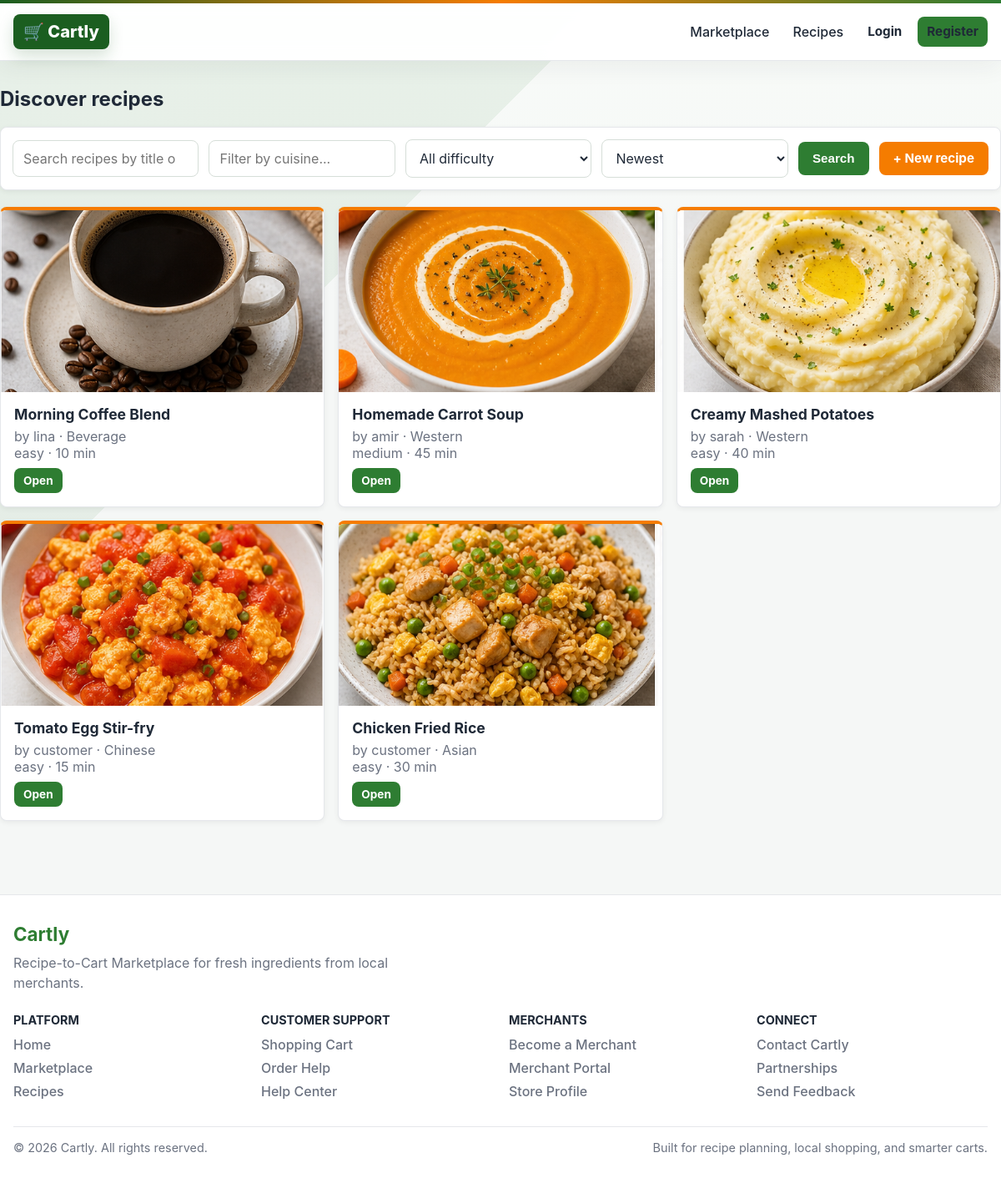
Page /recipes on the committed database.
### tables this page shows
CREATE TABLE recipes (
  recipe_id     INT AUTO_INCREMENT PRIMARY KEY,
  user_id       INT NOT NULL,
  recipe_title  VARCHAR(150) NOT NULL,
  description   TEXT,
  instructions  TEXT,
  base_servings INT NOT NULL DEFAULT 1,
  cuisine_type  VARCHAR(50),
  difficulty    ENUM('easy','medium','hard') NOT NULL DEFAULT 'easy',
  prep_time     INT DEFAULT 0,
  cook_time     INT DEFAULT 0,
  image         VARCHAR(255),
  status        ENUM('active','hidden','removed') NOT NULL DEFAULT 'active',
  created_at    DATETIME DEFAULT CURRENT_TIMESTAMP,
  FOREIGN KEY (user_id) REFERENCES users(user_id) ON DELETE CASCADE
);

CREATE TABLE users (
  user_id    INT AUTO_INCREMENT PRIMARY KEY,
  username   VARCHAR(50) UNIQUE NOT NULL,
  full_name  VARCHAR(100) NOT NULL,
  email      VARCHAR(100) UNIQUE NOT NULL,
  phone      VARCHAR(20),
  password   VARCHAR(255) NOT NULL,
  role       ENUM('customer','merchant','admin') NOT NULL DEFAULT 'customer',
  status     ENUM('active','inactive','deactivated') NOT NULL DEFAULT 'active',
  reset_token_hash VARCHAR(255) NULL,
  reset_token_expires_at DATETIME NULL,
  created_at DATETIME DEFAULT CURRENT_TIMESTAMP
);

### app/helper/Controller.php (called while the page is built, shortened)
<?php
abstract class Controller
{
    protected function view(string $view, array $data = [], ?string $layout = 'layout/customer-layout'): void
    {
        $viewPath = dirname(__DIR__) . '/views/' . $view . '.php';
        extract($data, EXTR_SKIP);
        include $viewPath;
    }
}

### app/controllers/recipe/RecipeController.php (called while the page is built, shortened)
<?php
class RecipeController extends Controller
{
    public function index(): void
    {
        $q = trim((string) $this->input('q', ''));
        $cuisine = trim((string) $this->input('cuisine', ''));
        $difficulty = trim((string) $this->input('difficulty', ''));
        $sort = trim((string) $this->input('sort', 'newest'));
        $page = max(1, (int) $this->input('page', 1));
        $result = (new Recipe())->paginateActive($q, $cuisine, $difficulty, $sort, $page, 12);
        $this->view('recipe/index', [
            'title' => 'Recipes · Cartly',
            'recipes' => $result['rows'],
            'q' => $q,
            'cuisine' => $cuisine,
            'difficulty' => $difficulty,
            'sort' => $sort,
            'page' => $result['page'],
            'pages' => $result['pages'],
            'total' => $result['total'],
        ]);
    }
}

### public/index.php (called while the page is built, shortened)
<?php
require_once BASE_PATH . '/config/database.php';
require_once APP_PATH . '/helper/Router.php';
require_once APP_PATH . '/helper/Controller.php';
require_once APP_PATH . '/helper/Model.php';
$router = new Router();
$method = $_SERVER['REQUEST_METHOD'] ?? 'GET';
$uri = parse_url($_SERVER['REQUEST_URI'] ?? '/', PHP_URL_PATH) ?? '/';
$router->dispatch($method, $uri);

### config/database.php (called while the page is built, shortened)
<?php
if (!defined('DB_HOST')) {
    $env = static function (string $key, string $default = ''): string {
        $value = $_ENV[$key] ?? getenv($key);
        return $value !== false && $value !== '' ? (string) $value : $default;
    };
}
function db(): PDO
{
    static $pdo = null;
    if ($pdo === null) {
        $dsn = sprintf(
            'mysql:host=%s;port=%s;dbname=%s;charset=%s',
            DB_HOST, DB_PORT, DB_NAME, DB_CHARSET
        );
        $options = [
            PDO::ATTR_ERRMODE            => PDO::ERRMODE_EXCEPTION,
            PDO::ATTR_DEFAULT_FETCH_MODE => PDO::FETCH_ASSOC,
            PDO::ATTR_EMULATE_PREPARES   => false,
        ];
        $pdo = new PDO($dsn, DB_USER, DB_PASS, $options);
    }
    return $pdo;
}

### app/helper/Model.php (called while the page is built, shortened)
<?php
abstract class Model
{
    protected function db(): PDO
    {
        return db();
    }
    public function query(string $sql, array $params = []): array
    {
        $stmt = $this->db()->prepare($sql);
        $stmt->execute($params);
        return $stmt->fetchAll();
    }
}

### app/models/Recipe.php (called while the page is built, shortened)
<?php
class Recipe extends Model
{
    public function paginateActive(string $search = '', string $cuisine = '', string $difficulty = '', string $sort = 'newest', int $page = 1, int $perPage = 12): array
    {
        $baseSql = "FROM recipes r
                JOIN users u ON u.user_id = r.user_id
                LEFT JOIN (
                    SELECT recipe_id, AVG(rating) AS review_rating, COUNT(*) AS review_count
                    FROM reviews
                    WHERE status='visible' AND recipe_id IS NOT NULL
                    GROUP BY recipe_id
                ) rv ON rv.recipe_id = r.recipe_id
                WHERE r.status='active'";
        $params = [];
        $orderBy = match ($sort) {
            'oldest' => 'r.created_at ASC, r.recipe_id ASC',
            'title_asc' => 'r.recipe_title ASC, r.recipe_id ASC',
            'title_desc' => 'r.recipe_title DESC, r.recipe_id DESC',
            'prep_asc' => 'r.prep_time ASC, r.recipe_id ASC',
            'prep_desc' => 'r.prep_time DESC, r.recipe_id DESC',
            'review_desc' => 'COALESCE(rv.review_rating, 0) DESC, COALESCE(rv.review_count, 0) DESC, r.recipe_id DESC',
            'review_count_desc' => 'COALESCE(rv.review_count, 0) DESC, COALESCE(rv.review_rating, 0) DESC, r.recipe_id DESC',
            default => 'r.created_at DESC, r.recipe_id DESC',
        };
        $countRows = $this->query("SELECT COUNT(*) AS cnt {$baseSql}", $params);
        $total = (int) ($countRows[0]['cnt'] ?? 0);
        $offset = max(0, ($page - 1) * $perPage);
        $rows = $this->query(
            "SELECT r.*, u.username,
                    COALESCE(rv.review_rating, 0) AS review_rating,
                    COALESCE(rv.review_count, 0) AS review_count
             {$baseSql} ORDER BY {$orderBy} LIMIT {$perPage} OFFSET {$offset}",
            $params
        );
        return [
            'rows' => $rows,
            'total' => $total,
            'page' => $page,
            'per_page' => $perPage,
            'pages' => max(1, (int) ceil($total / $perPage)),
        ];
    }
}

### app/views/recipe/index.php (the view, shortened to what this page needs)
<h2>Discover recipes</h2>
<form class="filters" method="get" action="<?= BASE_URL ?>/recipes" data-search-reset>
  <input class="input" id="recipe-search" type="search" name="q" value="<?= htmlspecialchars($q) ?>" placeholder="Search recipes by title or description..." autocomplete="off" data-search-reset-input>
  <input class="input" id="recipe-cuisine" type="search" name="cuisine" value="<?= htmlspecialchars($cuisine ?? '') ?>" placeholder="Filter by cuisine..." autocomplete="off" data-search-reset-input>
  <select class="input" name="difficulty">
    <option value="">All difficulty</option>
  </select>
  <select class="input" name="sort">
    <?php foreach ([
      'newest' => 'Newest',
      'oldest' => 'Oldest',
      'title_asc' => 'Title: A to Z',
      'title_desc' => 'Title: Z to A',
      'prep_asc' => 'Prep time: Low to High',
      'prep_desc' => 'Prep time: High to Low',
      'review_desc' => 'Reviews: Highest Rated',
      'review_count_desc' => 'Reviews: Most Reviewed',
    ] as $value => $label): ?>
      <option value="<?= htmlspecialchars($value) ?>" <?= ($sort ?? 'newest') === $value ? 'selected' : '' ?>>
        <?= htmlspecialchars($label) ?>
      </option>
    <?php endforeach; ?>
  </select>
  <button class="btn btn-primary" type="submit">Search</button>
  <a class="btn btn-accent" href="<?= BASE_URL ?>/recipes/create">+ New recipe</a>
</form>
<?php if (!$recipes): ?>
  <div class="card text-center text-muted">No recipes match.</div>
<?php else: ?>
  <div class="recipe-grid">
    <?php foreach ($recipes as $r): ?>
      <div class="recipe-card">
        <div class="thumb">
          <?php if (!empty($r['image'])): ?>
            <img src="<?= UPLOAD_URL ?>/<?= htmlspecialchars($r['image']) ?>"
              alt="<?= htmlspecialchars($r['recipe_title']) ?>">
          <?php else: ?>
            <span class="thumb-fallback">Recipe</span>
          <?php endif; ?>
        </div>
        <div class="body">
          <h3><?= htmlspecialchars($r['recipe_title']) ?></h3>
          <div class="text-muted">by <?= htmlspecialchars($r['username']) ?> · <?= htmlspecialchars($r['cuisine_type']) ?>
          </div>
          <div class="text-muted"><?= htmlspecialchars($r['difficulty']) ?> ·
            <?= (int) $r['prep_time'] + (int) $r['cook_time'] ?> min
          </div>
          <a class="btn btn-primary btn-sm mt-1" href="<?= BASE_URL ?>/recipes/<?= (int) $r['recipe_id'] ?>">Open</a>
        </div>
      </div>
    <?php endforeach; ?>
  </div>
<?php endif; ?>

### app/helper/Router.php (shortened to what this page needs)
<?php
class Router
{
    private array $routes = ['GET' => [], 'POST' => []];
    public function get(string $path, $handler, array $middleware = []): void
    {
        $this->routes['GET'][$this->norm($path)] = compact('handler', 'middleware');
    }
    public function post(string $path, $handler, array $middleware = []): void
    {
        $this->routes['POST'][$this->norm($path)] = compact('handler', 'middleware');
    }
    public function dispatch(string $method, string $uri): void
    {
        $uri = $this->norm($uri);
        $method = strtoupper($method);
        $table = $this->routes[$method] ?? [];
        foreach ($table as $pattern => $route) {
            $regex = $this->compile($pattern);
            if (preg_match($regex, $uri, $m)) {
                $params = array_filter($m, 'is_string', ARRAY_FILTER_USE_KEY);
                $this->call($route['handler'], $params);
                return;
            }
        }
    }
    private function call($handler, array $params): void
    {
        if (is_array($handler) && count($handler) === 2) {
            [$class, $method] = $handler;
            $instance = new $class();
            $instance->{$method}(...array_values($params));
            return;
        }
        throw new \RuntimeException('Invalid route handler');
    }
    private function compile(string $pattern): string
    {
        $regex = preg_replace('#\{([a-zA-Z_][a-zA-Z0-9_]*)\}#', '(?P<$1>[^/]+)', $pattern);
        return '#^' . $regex . '$#';
    }
    private function norm(string $path): string
    {
        $path = '/' . trim($path, '/');
        return $path === '/' ? '/' : rtrim($path, '/');
    }
}

### public/assets/css/style.css (style rules this page uses)
:root { --green-primary: #2e7d32; --green-primary-dark: #1b5e20; --orange-accent: #f57c00; --gray-bg: #f5f7f6; --surface: #fff; --surface-soft: #fafdfb; --text: #1f2937; --muted: #6b7280; --border: #e5e7eb; --border-strong: #d6ded8; --danger: #dc2626; --warning: #d97706; --radius: 8px; --shadow: 0 2px 6px rgba(0, 0, 0, 0.06); --shadow-lg: 0 14px 34px rgba(31, 41, 55, 0.1); --shadow-xl: 0 22px 55px rgba(24, 73, 35, 0.16); }
* { box-sizing: border-box; }
html, body { margin: 0; padding: 0; font-family: -apple-system, Segoe UI, Roboto, sans-serif; color: var(--text); background: linear-gradient(135deg, rgba(46, 125, 50, 0.08) 0 28%, transparent 28% 100%), linear-gradient(180deg, #f8fbf8 0, #f5f7f6 360px); }
a { color: var(--green-primary); text-decoration: none; font-weight: 500; }
img { max-width: 100%; display: block; }
h1, h2, h3 { line-height: 1.2; }
h2 { margin: 0 0 18px; }
.btn { display: inline-block; padding: 10px 16px; border-radius: var(--radius); border: 1px solid transparent; font-weight: 700; cursor: pointer; font-size: 0.95rem; background: #fff; color: var(--text); text-align: center; line-height: 1.2; transition: background 0.18s ease, border-color 0.18s ease, box-shadow 0.18s ease, transform 0.18s ease; }
.btn-primary { background: var(--green-primary); color: #fff; }
.btn-accent { background: var(--orange-accent); color: #fff; }
.btn-sm { padding: 6px 10px; font-size: 0.85rem; }
.input, input[type="search"], input[type="text"], input[type="email"], input[type="password"], input[type="number"], input[type="tel"], textarea, select { width: 100%; padding: 11px 12px; border: 1px solid var(--border-strong); border-radius: var(--radius); font: inherit; background: #fff; color: var(--text); transition: border-color 0.18s ease, box-shadow 0.18s ease; }
.text-muted { color: var(--muted); }
.mt-1 { margin-top: 8px; }

### public/assets/css/marketplace.css (style rules this page uses)
.product-card .thumb img, .recipe-card .thumb img { width: 100%; height: 100%; object-fit: cover; }
.filters { display: flex; gap: 12px; flex-wrap: wrap; align-items: center; background: #fff; border: 1px solid var(--border); border-radius: var(--radius); box-shadow: var(--shadow); padding: 14px; margin-bottom: 20px; }
.filters .input { flex: 1 1 220px; max-width: 320px; }
.recipe-grid { display: grid; grid-template-columns: repeat(3, 1fr); gap: 16px; }
.recipe-card { background: #fff; border: 1px solid var(--border); border-top: 4px solid var(--orange-accent); border-radius: var(--radius); box-shadow: var(--shadow); overflow: hidden; transition: border-color 0.18s ease, box-shadow 0.18s ease, transform 0.18s ease; }
.recipe-card .thumb { aspect-ratio: 16/9; background: linear-gradient(135deg, #fff4e5, #ffd180); display: flex; align-items: center; justify-content: center; font-size: 3rem; overflow: hidden; }
.recipe-card .body { padding: 16px; }
.recipe-card h3 { margin: 0 0 6px; font-size: 1.1rem; }

### rows in the picture
recipes: image (picture), recipe_title "Morning Coffee Blend", user.username "lina", cuisine_type "Beverage", difficulty "easy", (int) $r['prep_time'] + (int) $r['cook_time'] "10"
recipes: image (picture), recipe_title "Homemade Carrot Soup", user.username "amir", cuisine_type "Western", difficulty "medium", (int) $r['prep_time'] + (int) $r['cook_time'] "45"
recipes: image (picture), recipe_title "Creamy Mashed Potatoes", user.username "sarah", cuisine_type "Western", difficulty "easy", (int) $r['prep_time'] + (int) $r['cook_time'] "40"
recipes: image (picture), recipe_title "Tomato Egg Stir-fry", user.username "customer", cuisine_type "Chinese", difficulty "easy", (int) $r['prep_time'] + (int) $r['cook_time'] "15"
recipes: image (picture), recipe_title "Chicken Fried Rice", user.username "customer", cuisine_type "Asian", difficulty "easy", (int) $r['prep_time'] + (int) $r['cook_time'] "30"

### other values in the picture
form field sort "Newest"
